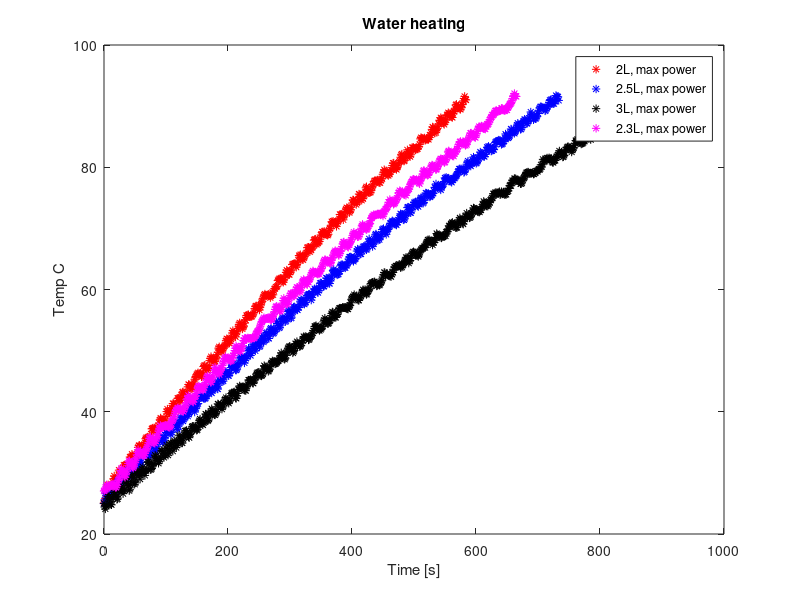

Write the MATLAB code that produced this figure.
clear all
close all

a = 1.675091827e-3;
b = 1.857536553e-4;
c = 5.373169834e-7;

fid = fopen('heating_2L.txt');
data1 = fscanf(fid, '%f');
fclose(fid);

fid = fopen('heating_2-5L.txt');
data2 = fscanf(fid, '%f');
fclose(fid);

fid = fopen('heating_3L.txt');
data3 = fscanf(fid, '%f');
fclose(fid);

fid = fopen('heating_2-25L.txt');
data4 = fscanf(fid, '%f');
fclose(fid);

%--------------------
time1 = data1(1:3:length(data1))/1000;
analog11 = data1(2:3:length(data1));
analog21 = data1(3:3:length(data1));

Rw1 = (2250600./analog11) - 2200;
Rwlog1 = log(Rw1);
Rr1 = (2250600./analog21) - 2200;
Rrlog1 = log(Rr1);

Tw1 = (1./(a + b.*Rwlog1 + c.*(Rwlog1.^3)))-273.15;
Tr1 = (1./(a + b.*Rrlog1 + c.*(Rrlog1.^3)))-273.15;
%----------------------------------------------------
time2 = data2(1:3:length(data2))/1000;
analog12 = data2(2:3:length(data2));
analog22 = data2(3:3:length(data2));

Rw2 = (2250600./analog12) - 2200;
Rwlog2 = log(Rw2);
Rr2 = (2250600./analog22) - 2200;
Rrlog2 = log(Rr2);

Tw2 = (1./(a + b.*Rwlog2 + c.*(Rwlog2.^3)))-273.15;
Tr2 = (1./(a + b.*Rrlog2 + c.*(Rrlog2.^3)))-273.15;
%---------------------------------------------------
time3 = data3(1:3:length(data3))/1000;
analog13 = data3(2:3:length(data3));
analog23 = data3(3:3:length(data3));

Rw3 = (2250600./analog13) - 2200;
Rwlog3 = log(Rw3);
Rr3 = (2250600./analog23) - 2200;
Rrlog3 = log(Rr3);

Tw3 = (1./(a + b.*Rwlog3 + c.*(Rwlog3.^3)))-273.15;
Tr3 = (1./(a + b.*Rrlog3 + c.*(Rrlog3.^3)))-273.15;
%---------------------------------------------------
time4 = data4(1:3:length(data4))/1000;
analog14 = data4(2:3:length(data4));
analog24 = data4(3:3:length(data4));

Rw4 = (2250600./analog14) - 2200;
Rwlog4 = log(Rw4);
Rr4 = (2250600./analog24) - 2200;
Rrlog4 = log(Rr4);

Tw4 = (1./(a + b.*Rwlog4 + c.*(Rwlog4.^3)))-273.15;
Tr4 = (1./(a + b.*Rrlog4 + c.*(Rrlog4.^3)))-273.15;
%---------------------------------------------------
limit = 25;

[~, pos1] = min(abs(limit-Tw1));
[~, pos2] = min(abs(limit-Tw2));
[~, pos3] = min(abs(limit-Tw3));
[~, pos4] = min(abs(limit-Tw4));

figure%, subplot(1,2,1);
plot(time1(pos1:end)-time1(pos1), Tw1(pos1:end), '*r');
xlabel('Time [s]')
ylabel('Temp C')
title('Water heating')

hold on
plot(time2(pos2:end)-time2(pos2), Tw2(pos2:end), '*b');
plot(time3(pos3:end)-time3(pos3), Tw3(pos3:end), '*k');
plot(time4(pos4+8:end)-time4(pos4+8), Tw4(pos4+8:end), '*m');

legend('2L, max power', '2.5L, max power', '3L, max power', '2.3L, max power')
